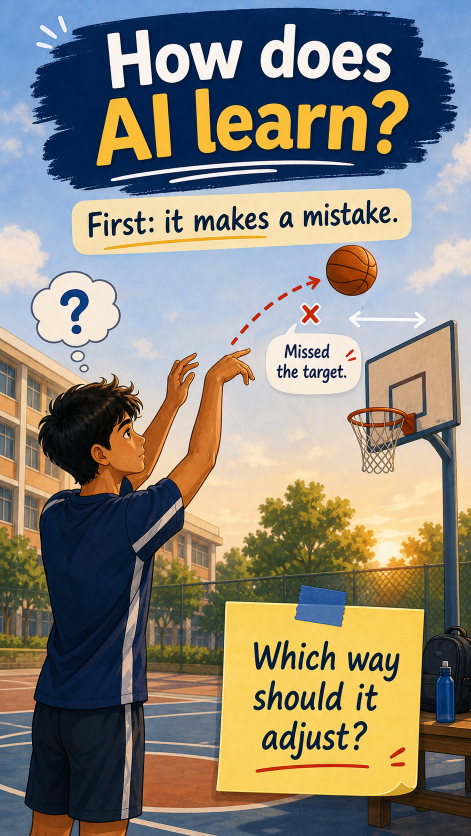
#> input picture assets/images/derivatives-ai-learning-native-story/01-ai-makes-mistake.png, 941 x 1672 px (shown at 1/2 size)
$ python build_contact_sheet.py --image-folder ../../assets/images/derivatives-ai-learning-native-story --out out.png
#> lines starting #> are read from the running program, lines starting #| are printed output that depends on the picture
#!/usr/bin/env python3
"""Build a contact sheet from an image folder."""

from __future__ import annotations

import argparse
import re
from pathlib import Path

from PIL import Image, ImageDraw, ImageFont


ROOT = Path(__file__).resolve().parents[2]
IMAGE_EXTENSIONS = {".png", ".jpg", ".jpeg", ".webp"}
FRAME_IMAGE_RE = re.compile(r"^\d{2}-.+")


def resolve_path(raw: str) -> Path:
    path = Path(raw)
    if not path.is_absolute():
        path = ROOT / path
    return path.resolve()


def collect_images(image_folder: Path) -> list[Path]:
    images = sorted(
        path
        for path in image_folder.iterdir()
        if path.is_file()
        and path.suffix.lower() in IMAGE_EXTENSIONS
        and FRAME_IMAGE_RE.match(path.stem)
    )
    if not images:
        raise ValueError(f"No images found in {image_folder}")
    return images


def fit_image(image: Image.Image, width: int, height: int) -> Image.Image:
    image = image.convert("RGB")
    image.thumbnail((width, height), Image.Resampling.LANCZOS)
    canvas = Image.new("RGB", (width, height), "white")
    x = (width - image.width) // 2
    y = (height - image.height) // 2
    canvas.paste(image, (x, y))
    return canvas


def build_contact_sheet(
    image_paths: list[Path],
    out_path: Path,
    columns: int,
    thumb_width: int,
    label_height: int,
) -> None:
#> called with columns = 4, thumb_width = 320, label_height = 32
    first = Image.open(image_paths[0])
#> first is the input picture: PIL image 941x1672 RGB; mean R, G, B 137.7, 132.3, 120.1
    aspect = first.height / first.width
#> aspect = 1.78
    thumb_height = int(thumb_width * aspect)
#> thumb_height = 568
    rows = (len(image_paths) + columns - 1) // columns
    sheet = Image.new(
        "RGB",
        (columns * thumb_width, rows * (thumb_height + label_height)),
        "white",
    )
#> sheet: PIL image 1280x600 RGB; every value is 255
    draw = ImageDraw.Draw(sheet)
    font = ImageFont.load_default()

    for index, path in enumerate(image_paths):
        row = index // columns
        col = index % columns
        x = col * thumb_width
        y = row * (thumb_height + label_height)
#> y = 0
        with Image.open(path) as image:
            sheet.paste(fit_image(image, thumb_width, thumb_height), (x, y))
#> in fit_image, `image.thumbnail((width, height), Image.Resampling.LANCZOS)`:
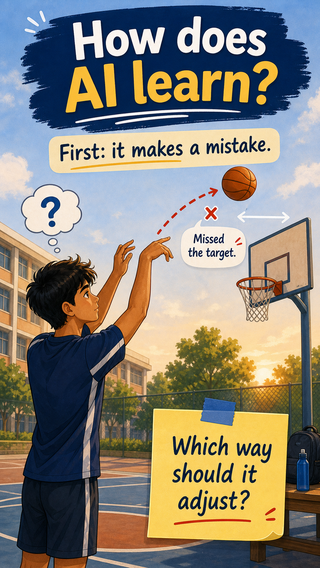
#> image: PIL image 320x568 RGB; mean R, G, B 137.7, 132.3, 120.1
#> in fit_image, `canvas = Image.new("RGB", (width, height), "white")`: canvas: PIL image 320x568 RGB; every value is 255
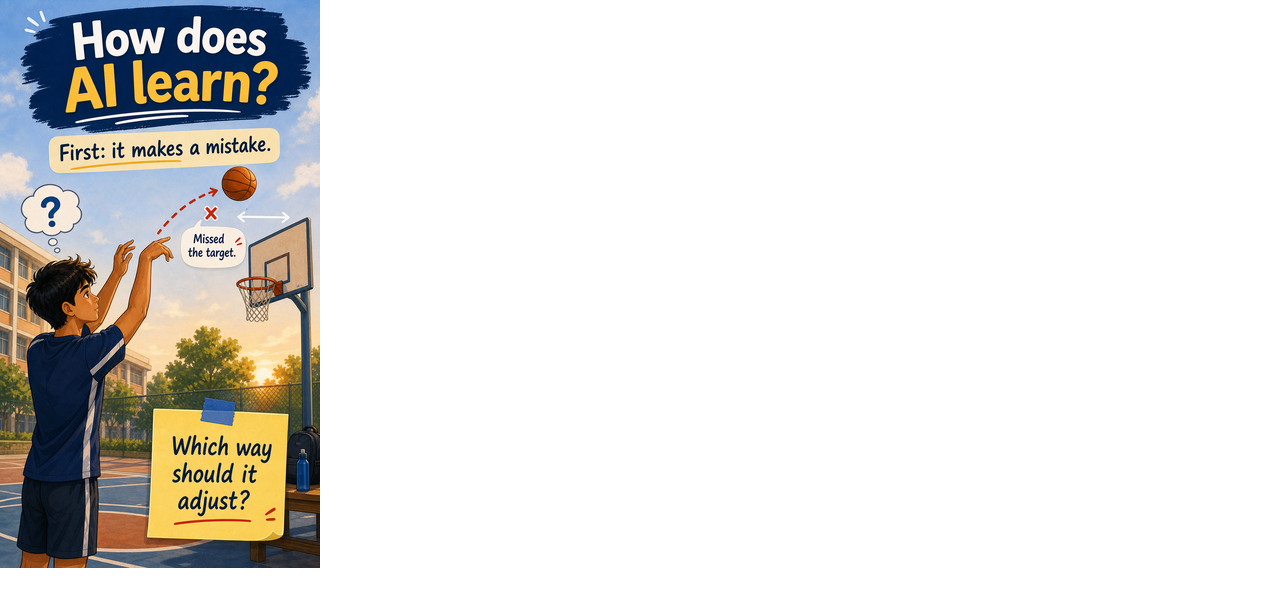
#> sheet: PIL image 1280x600 RGB; mean R, G, B 227.2, 225.9, 223.1
        label = f"{index + 1:02d} {path.stem}"
        draw.rectangle((x, y + thumb_height, x + thumb_width, y + thumb_height + label_height), fill="white")
        draw.text((x + 8, y + thumb_height + 8), label[:42], fill=(0, 0, 0), font=font)

    out_path.parent.mkdir(parents=True, exist_ok=True)
    sheet.save(out_path, quality=92)


def main() -> int:
    parser = argparse.ArgumentParser(description="Create a contact sheet for generated images.")
    parser.add_argument("--image-folder", required=True)
    parser.add_argument("--out", required=True)
    parser.add_argument("--columns", type=int, default=4)
    parser.add_argument("--thumb-width", type=int, default=320)
    args = parser.parse_args()

    image_folder = resolve_path(args.image_folder)
    out_path = resolve_path(args.out)
    build_contact_sheet(
        collect_images(image_folder),
        out_path,
        max(1, args.columns),
        args.thumb_width,
        32,
    )
    print(f"Wrote contact sheet: {out_path}")
    return 0


if __name__ == "__main__":
    raise SystemExit(main())
#> (the program exits here)

$ run again, on assets/images/derivatives-ai-learning-native-story/02-derivative-direction-clue.png
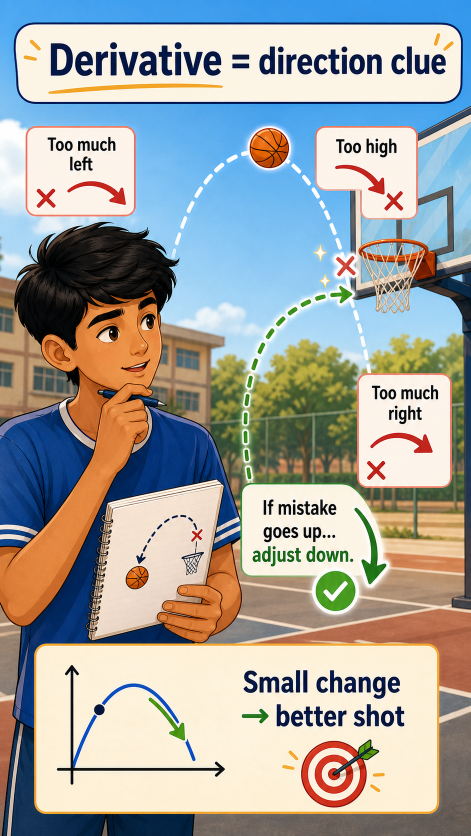
#> input picture assets/images/derivatives-ai-learning-native-story/02-derivative-direction-clue.png, 941 x 1672 px (shown at 1/2 size)
#> in build_contact_sheet, first is the input picture: PIL image 941x1672 RGB; mean R, G, B 163.4, 164.7, 160.8
#> in fit_image, `image.thumbnail((width, height), Image.Resampling.LANCZOS)`:
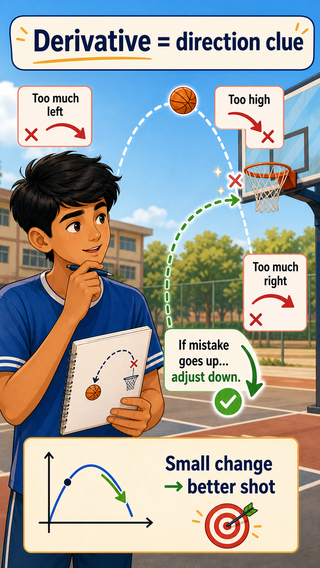
#> image: PIL image 320x568 RGB; mean R, G, B 163.3, 164.6, 160.8
#> canvas: PIL image 320x568 RGB; every value is 255
#> in build_contact_sheet, `sheet.paste(fit_image(image, thumb_width, thumb_height), (x, y))`:
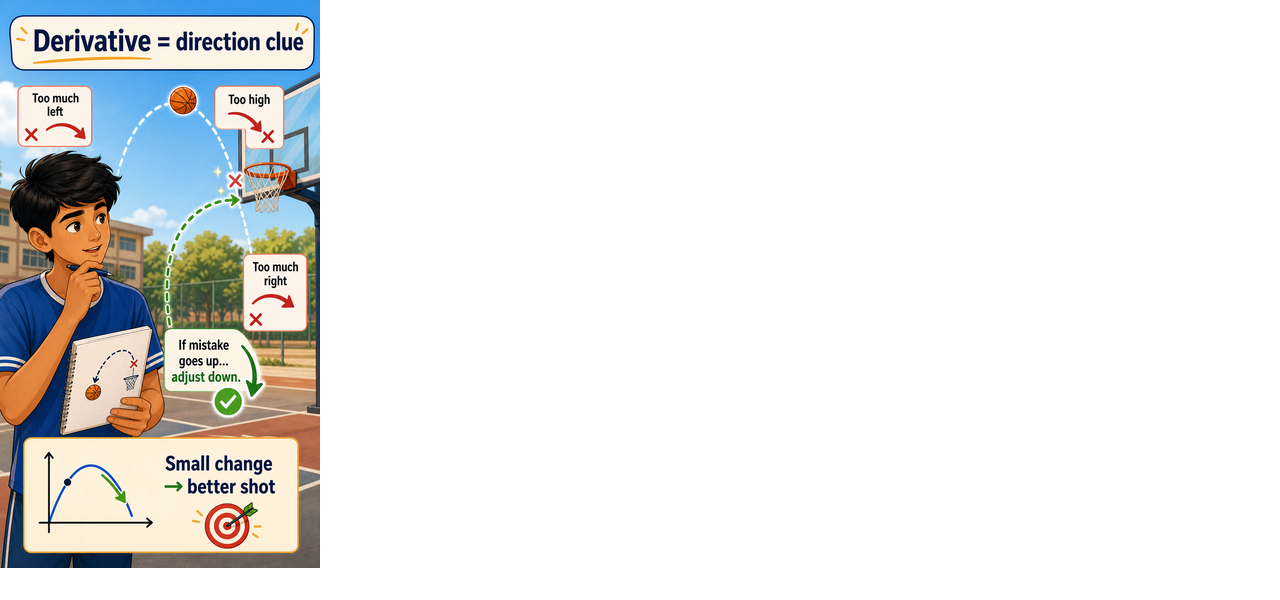
#> sheet: PIL image 1280x600 RGB; mean R, G, B 233.3, 233.6, 232.7

$ run again, on assets/images/derivatives-ai-learning-native-story/03-prediction-error-adjust.png
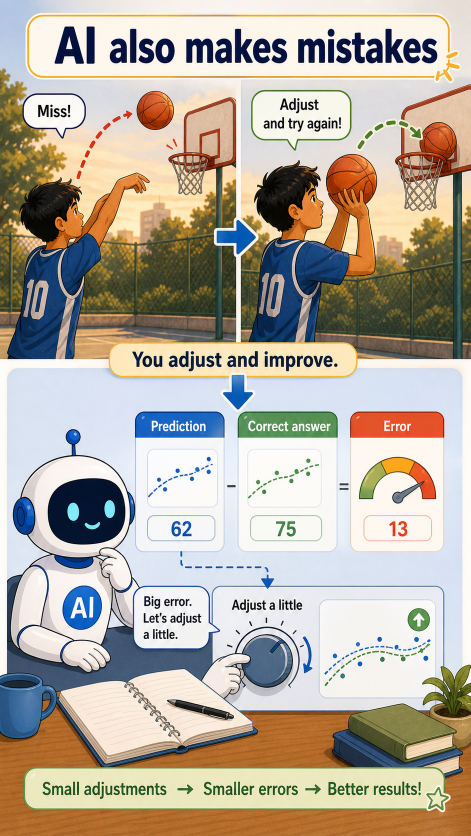
#> input picture assets/images/derivatives-ai-learning-native-story/03-prediction-error-adjust.png, 941 x 1672 px (shown at 1/2 size)
#> in build_contact_sheet, first is the input picture: PIL image 941x1672 RGB; mean R, G, B 180.9, 172.5, 159.8
#> in fit_image, `image.thumbnail((width, height), Image.Resampling.LANCZOS)`:
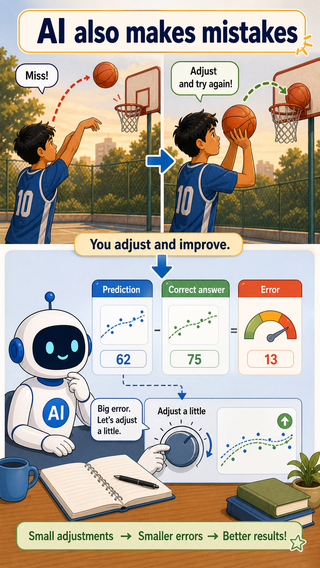
#> image: PIL image 320x568 RGB; mean R, G, B 180.8, 172.5, 159.8
#> canvas: PIL image 320x568 RGB; every value is 255
#> in build_contact_sheet, `sheet.paste(fit_image(image, thumb_width, thumb_height), (x, y))`:
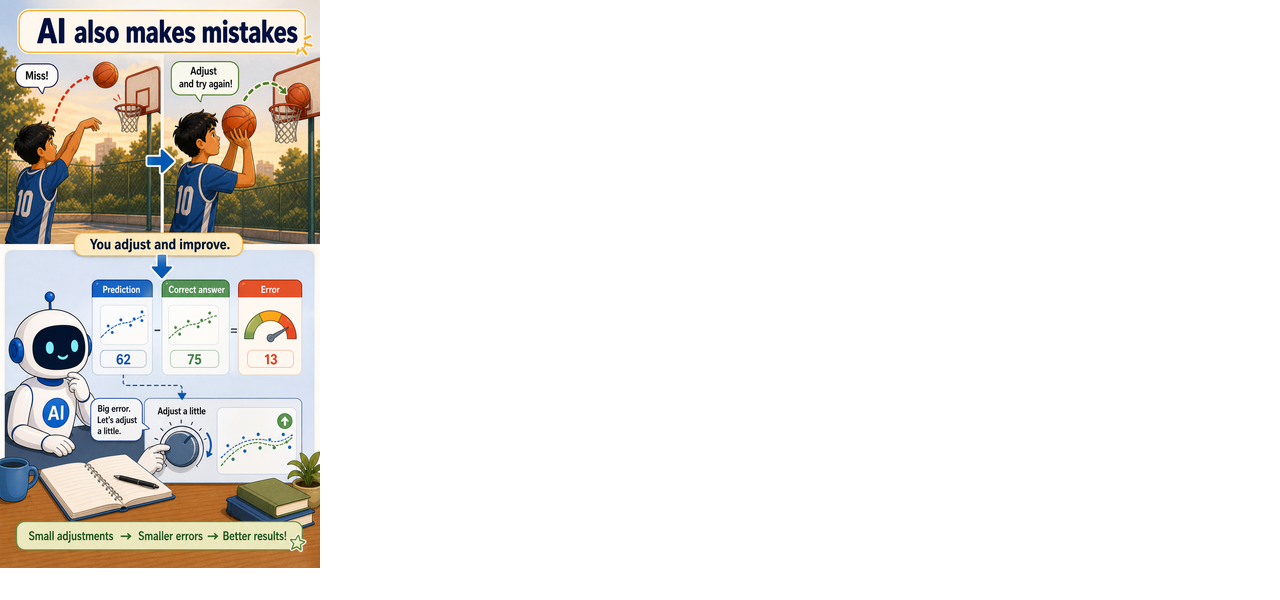
#> sheet: PIL image 1280x600 RGB; mean R, G, B 237.4, 235.5, 232.5
